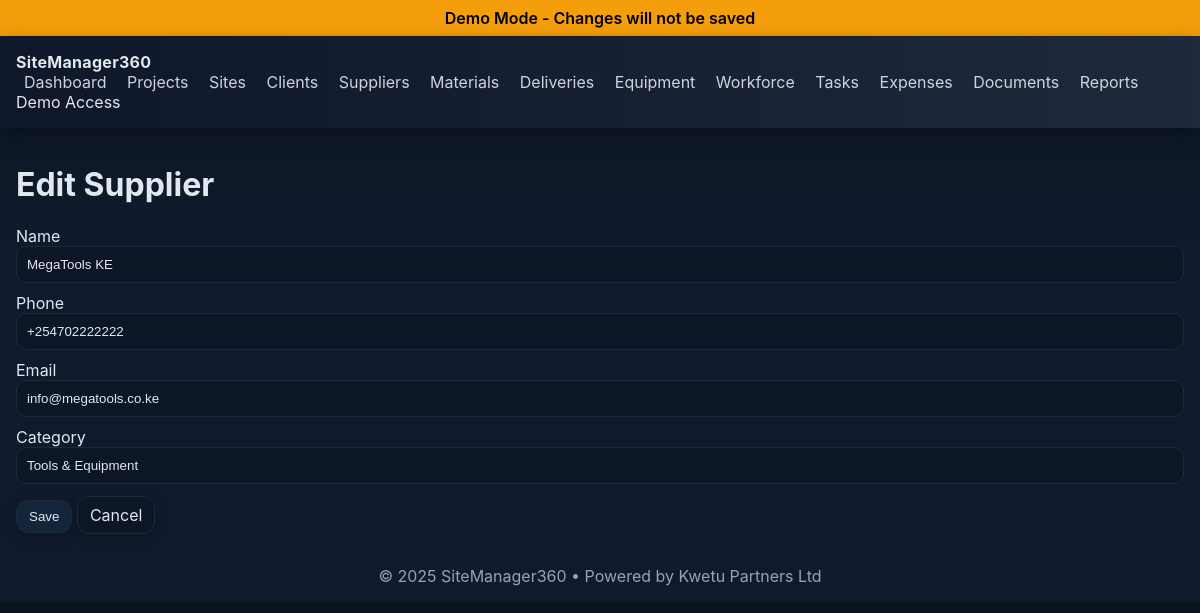
The page /suppliers/2/edit on the database its author committed.
### app.py (models this page shows)
class Supplier(db.Model):
    id = db.Column(db.Integer, primary_key=True)
    name = db.Column(db.String(150), nullable=False)
    phone = db.Column(db.String(50))
    email = db.Column(db.String(120))
    category = db.Column(db.String(120))
    created_at = db.Column(db.DateTime, default=datetime.utcnow)
    materials = db.relationship("Material", backref="supplier", lazy=True)

### app.py (the view, shortened to what this page needs)
@app.route("/suppliers/<int:id>/edit", methods=["GET","POST"])
@login_required
def suppliers_edit(id):
    item = Supplier.query.get_or_404(id)
    return render_template("suppliers_form.html", item=item)

### app.py (called while the page is built)
def is_demo():
    return DEMO_MODE

def login_required(view_func):
    @wraps(view_func)
    def wrapped(*args, **kwargs):
        if is_demo():
            demo_user = User.query.order_by(User.id.asc()).first()
            if demo_user and not session.get("user_id"):
                session["user_id"] = demo_user.id
        if not session.get("user_id"):
            return redirect(url_for("login", next=request.path))
        return view_func(*args, **kwargs)
    return wrapped

@app.context_processor
def inject_demo_mode():
    return {"demo_mode": is_demo()}

@app.before_request
def block_post_in_demo():
    if is_demo():
        demo_user = User.query.order_by(User.id.asc()).first()
        if demo_user and not session.get("user_id") and request.endpoint != "static":
            session["user_id"] = demo_user.id
        if request.method == "POST":
            flash("Demo Mode: Action simulated successfully.", "info")
            return redirect(request.referrer or url_for("dashboard"))

### templates/suppliers_form.html (shortened to what this page needs)
{% extends "base.html" %}
{% block content %}
<h1>{{ 'Edit' if item else 'New' }} Supplier</h1>
<form method="post" class="form">
  <label>Name
  <input type="text" name="name" value="{{ item.name if item else '' }}" required>
</label><label>Phone
  <input type="text" name="phone" value="{{ item.phone if item else '' }}" required>
</label><label>Email
  <input type="text" name="email" value="{{ item.email if item else '' }}" required>
</label><label>Category
  <input type="text" name="category" value="{{ item.category if item else '' }}" required>
</label>
  <div class="form-actions">
    <button class="btn" type="submit">Save</button>
    <a class="btn secondary" href="{{ url_for('suppliers') }}">Cancel</a>
  </div>
</form>
{% endblock %}

### static/style.css (style rules this page uses)
:root { --top-a:#0f172a; --top-b:#1e293b; --accent:#38bdf8; --surface:#0b1220; --surface2:#0f1b2d; --border:#1f2937; --text:#e2e8f0; --muted:#94a3b8; --success:#16a34a; --info:#1d4ed8; --danger:#dc2626; }
* { box-sizing:border-box }
body { margin:0; background:linear-gradient(180deg,var(--surface),var(--surface2) 40%); color:var(--text); font-family:Inter,system-ui,Segoe UI,Roboto,Arial,sans-serif; }
.btn { display:inline-block; padding:8px 12px; border-radius:12px; border:1px solid var(--border); background:#12253b; color:var(--text); text-decoration:none; cursor:pointer; box-shadow:0 3px 10px rgba(0,0,0,.25) }
.btn.secondary { background:#0d1626 }
.form label { display:block; margin:10px 0 }
.form input,.form select,.form textarea { width:100%; padding:10px; border-radius:10px; border:1px solid var(--border); background:#0d1626; color:var(--text) }
.form-actions { margin-top:12px }

### rows shown on the page
Supplier: name "MegaTools KE", phone "+254702222222", email "info@megatools.co.ke", category "Tools & Equipment"

### other values the page prints
{{ 'Edit' if item else 'New' }} "Edit"
